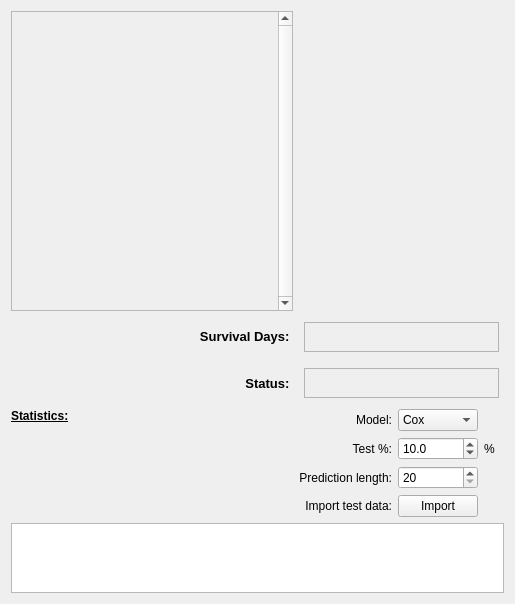
<?xml version="1.0" encoding="UTF-8"?>
<ui version="4.0">
 <class>kaplanmeierTab</class>
 <widget class="QWidget" name="kaplanmeierTab">
  <property name="geometry">
   <rect>
    <x>0</x>
    <y>0</y>
    <width>515</width>
    <height>587</height>
   </rect>
  </property>
  <property name="maximumSize">
   <size>
    <width>16777215</width>
    <height>16777215</height>
   </size>
  </property>
  <property name="windowTitle">
   <string>Form</string>
  </property>
  <layout class="QVBoxLayout" name="verticalLayout">
   <item>
    <layout class="QGridLayout" name="gridLayout" rowstretch="0,0,0,0">
     <property name="sizeConstraint">
      <enum>QLayout::SetNoConstraint</enum>
     </property>
     <property name="verticalSpacing">
      <number>6</number>
     </property>
     <item row="2" column="1">
      <layout class="QHBoxLayout" name="status_layout">
       <property name="sizeConstraint">
        <enum>QLayout::SetNoConstraint</enum>
       </property>
       <item>
        <widget class="QWidget" name="status_widget" native="true">
         <property name="enabled">
          <bool>false</bool>
         </property>
         <property name="minimumSize">
          <size>
           <width>100</width>
           <height>40</height>
          </size>
         </property>
         <property name="maximumSize">
          <size>
           <width>16777215</width>
           <height>40</height>
          </size>
         </property>
         <property name="autoFillBackground">
          <bool>false</bool>
         </property>
         <property name="styleSheet">
          <string notr="true">margin:5px; border:1px solid rgb(180,180, 180);</string>
         </property>
        </widget>
       </item>
      </layout>
     </item>
     <item row="1" column="0">
      <widget class="QLabel" name="labelDays">
       <property name="font">
        <font>
         <pointsize>10</pointsize>
         <weight>75</weight>
         <italic>false</italic>
         <bold>true</bold>
         <strikeout>false</strikeout>
         <kerning>true</kerning>
        </font>
       </property>
       <property name="text">
        <string>Survival Days: </string>
       </property>
       <property name="textFormat">
        <enum>Qt::RichText</enum>
       </property>
       <property name="alignment">
        <set>Qt::AlignRight|Qt::AlignTrailing|Qt::AlignVCenter</set>
       </property>
      </widget>
     </item>
     <item row="1" column="1">
      <layout class="QHBoxLayout" name="survival_layout">
       <property name="sizeConstraint">
        <enum>QLayout::SetNoConstraint</enum>
       </property>
       <item>
        <widget class="QWidget" name="survival_widget" native="true">
         <property name="enabled">
          <bool>false</bool>
         </property>
         <property name="minimumSize">
          <size>
           <width>100</width>
           <height>40</height>
          </size>
         </property>
         <property name="maximumSize">
          <size>
           <width>16777215</width>
           <height>40</height>
          </size>
         </property>
         <property name="autoFillBackground">
          <bool>false</bool>
         </property>
         <property name="styleSheet">
          <string notr="true">margin:5px; border:1px solid rgb(180, 180, 180);</string>
         </property>
        </widget>
       </item>
      </layout>
     </item>
     <item row="3" column="0">
      <layout class="QVBoxLayout" name="stats_layout">
       <item>
        <widget class="QLabel" name="label">
         <property name="font">
          <font>
           <weight>75</weight>
           <bold>true</bold>
           <underline>true</underline>
          </font>
         </property>
         <property name="text">
          <string>Statistics:</string>
         </property>
         <property name="alignment">
          <set>Qt::AlignLeading|Qt::AlignLeft|Qt::AlignTop</set>
         </property>
        </widget>
       </item>
       <item>
        <layout class="QHBoxLayout" name="horizontalLayout_2">
         <item>
          <layout class="QVBoxLayout" name="name_layout"/>
         </item>
         <item>
          <layout class="QVBoxLayout" name="value_layout"/>
         </item>
        </layout>
       </item>
      </layout>
     </item>
     <item row="0" column="0">
      <widget class="QScrollArea" name="scrollArea">
       <property name="enabled">
        <bool>true</bool>
       </property>
       <property name="minimumSize">
        <size>
         <width>0</width>
         <height>300</height>
        </size>
       </property>
       <property name="maximumSize">
        <size>
         <width>300</width>
         <height>16777215</height>
        </size>
       </property>
       <property name="autoFillBackground">
        <bool>false</bool>
       </property>
       <property name="styleSheet">
        <string notr="true"/>
       </property>
       <property name="verticalScrollBarPolicy">
        <enum>Qt::ScrollBarAlwaysOn</enum>
       </property>
       <property name="horizontalScrollBarPolicy">
        <enum>Qt::ScrollBarAsNeeded</enum>
       </property>
       <property name="sizeAdjustPolicy">
        <enum>QAbstractScrollArea::AdjustToContents</enum>
       </property>
       <property name="widgetResizable">
        <bool>true</bool>
       </property>
       <widget class="QWidget" name="scroll_widget">
        <property name="geometry">
         <rect>
          <x>0</x>
          <y>0</y>
          <width>279</width>
          <height>298</height>
         </rect>
        </property>
       </widget>
      </widget>
     </item>
     <item row="2" column="0">
      <widget class="QLabel" name="labelStatus">
       <property name="font">
        <font>
         <pointsize>10</pointsize>
         <weight>75</weight>
         <bold>true</bold>
        </font>
       </property>
       <property name="text">
        <string>Status: </string>
       </property>
       <property name="alignment">
        <set>Qt::AlignRight|Qt::AlignTrailing|Qt::AlignVCenter</set>
       </property>
      </widget>
     </item>
     <item row="0" column="1">
      <widget class="PlotWidget" name="plotWidget" native="true">
       <property name="minimumSize">
        <size>
         <width>0</width>
         <height>200</height>
        </size>
       </property>
       <property name="autoFillBackground">
        <bool>false</bool>
       </property>
       <property name="styleSheet">
        <string notr="true"/>
       </property>
      </widget>
     </item>
     <item row="3" column="1">
      <layout class="QGridLayout" name="gridLayout_2">
       <item row="1" column="2">
        <widget class="QLabel" name="percentage">
         <property name="minimumSize">
          <size>
           <width>20</width>
           <height>0</height>
          </size>
         </property>
         <property name="maximumSize">
          <size>
           <width>20</width>
           <height>16777215</height>
          </size>
         </property>
         <property name="text">
          <string>%</string>
         </property>
        </widget>
       </item>
       <item row="0" column="0">
        <widget class="QLabel" name="model_label">
         <property name="layoutDirection">
          <enum>Qt::RightToLeft</enum>
         </property>
         <property name="text">
          <string>Model:</string>
         </property>
         <property name="alignment">
          <set>Qt::AlignRight|Qt::AlignTrailing|Qt::AlignVCenter</set>
         </property>
        </widget>
       </item>
       <item row="2" column="1">
        <widget class="QSpinBox" name="pred_len_box">
         <property name="minimum">
          <number>20</number>
         </property>
         <property name="maximum">
          <number>1000</number>
         </property>
        </widget>
       </item>
       <item row="0" column="1">
        <widget class="QComboBox" name="model_box">
         <property name="currentText">
          <string>Cox</string>
         </property>
         <item>
          <property name="text">
           <string>Cox</string>
          </property>
         </item>
        </widget>
       </item>
       <item row="1" column="1">
        <widget class="QDoubleSpinBox" name="test_box">
         <property name="suffix">
          <string/>
         </property>
         <property name="decimals">
          <number>1</number>
         </property>
         <property name="minimum">
          <double>5.000000000000000</double>
         </property>
         <property name="maximum">
          <double>90.000000000000000</double>
         </property>
         <property name="value">
          <double>10.000000000000000</double>
         </property>
        </widget>
       </item>
       <item row="1" column="0">
        <widget class="QLabel" name="test_label">
         <property name="layoutDirection">
          <enum>Qt::RightToLeft</enum>
         </property>
         <property name="text">
          <string>Test %:</string>
         </property>
         <property name="alignment">
          <set>Qt::AlignRight|Qt::AlignTrailing|Qt::AlignVCenter</set>
         </property>
        </widget>
       </item>
       <item row="2" column="0">
        <widget class="QLabel" name="predlength_label">
         <property name="text">
          <string>Prediction length:</string>
         </property>
         <property name="alignment">
          <set>Qt::AlignRight|Qt::AlignTrailing|Qt::AlignVCenter</set>
         </property>
        </widget>
       </item>
       <item row="3" column="1">
        <widget class="QPushButton" name="import_button">
         <property name="sizePolicy">
          <sizepolicy hsizetype="Fixed" vsizetype="Fixed">
           <horstretch>0</horstretch>
           <verstretch>0</verstretch>
          </sizepolicy>
         </property>
         <property name="text">
          <string>Import</string>
         </property>
        </widget>
       </item>
       <item row="3" column="0">
        <widget class="QLabel" name="label_2">
         <property name="text">
          <string>Import test data:</string>
         </property>
         <property name="alignment">
          <set>Qt::AlignRight|Qt::AlignTrailing|Qt::AlignVCenter</set>
         </property>
        </widget>
       </item>
      </layout>
     </item>
    </layout>
   </item>
   <item>
    <widget class="QTableView" name="test_table"/>
   </item>
  </layout>
 </widget>
 <customwidgets>
  <customwidget>
   <class>PlotWidget</class>
   <extends>QWidget</extends>
   <header location="global">pyqtgraph</header>
   <container>1</container>
  </customwidget>
 </customwidgets>
 <resources/>
 <connections/>
</ui>
